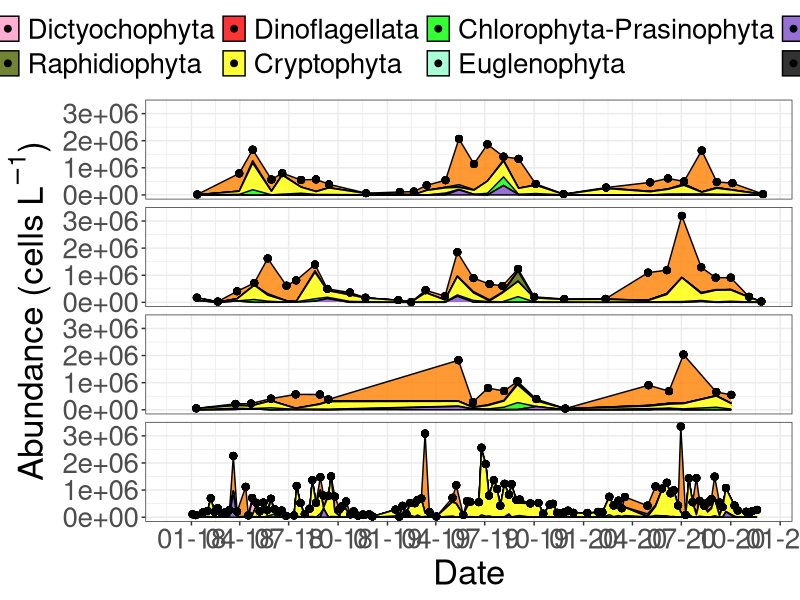
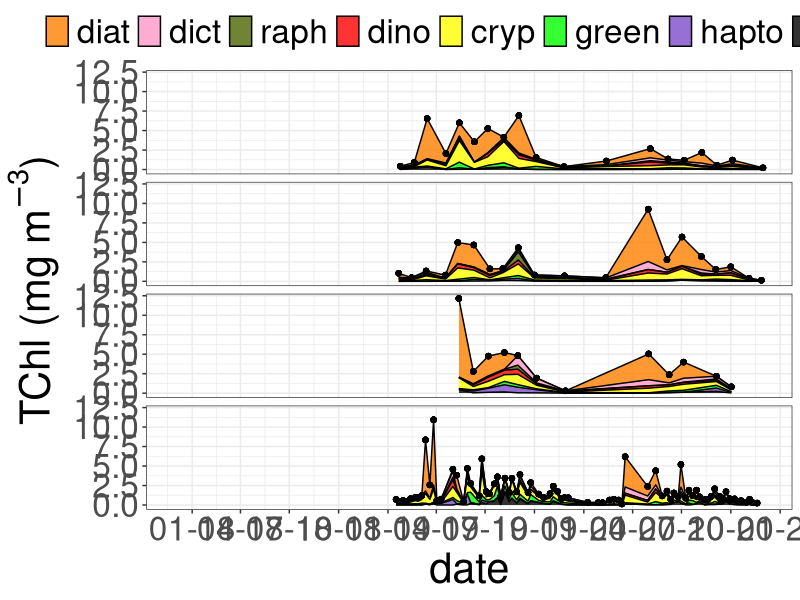
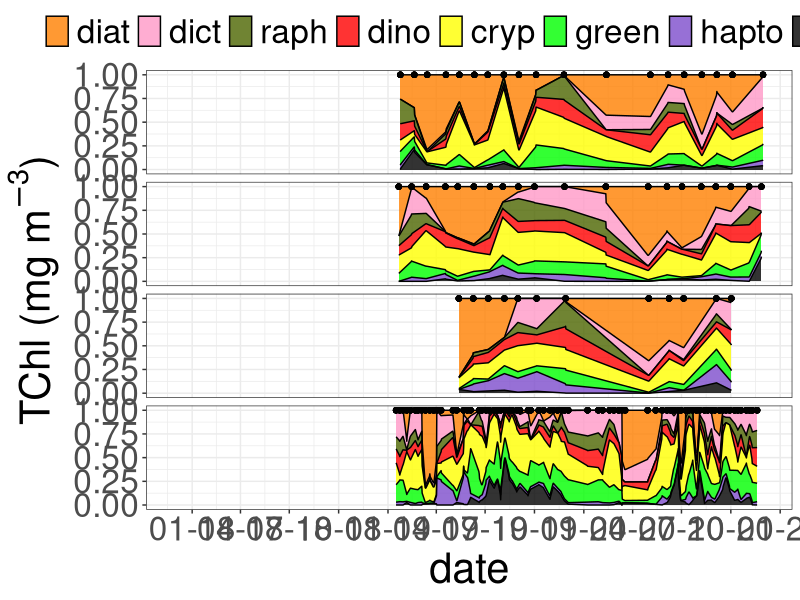
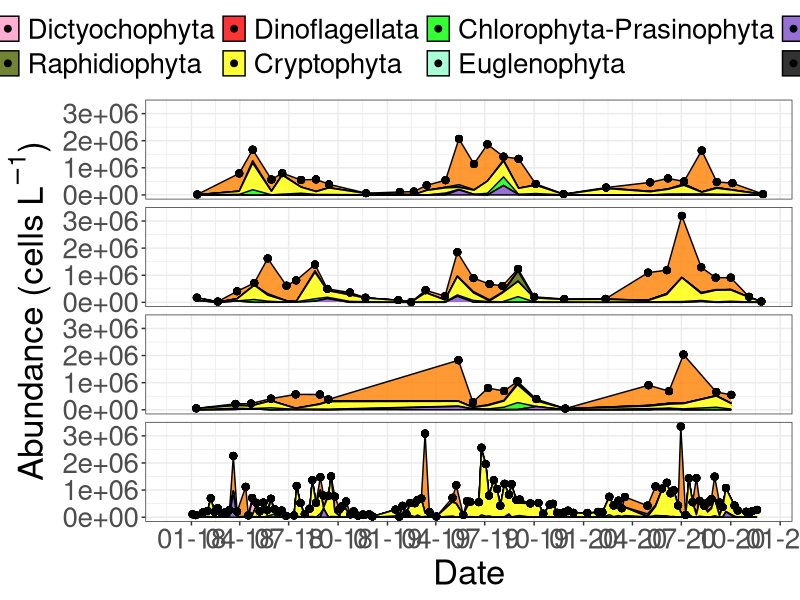
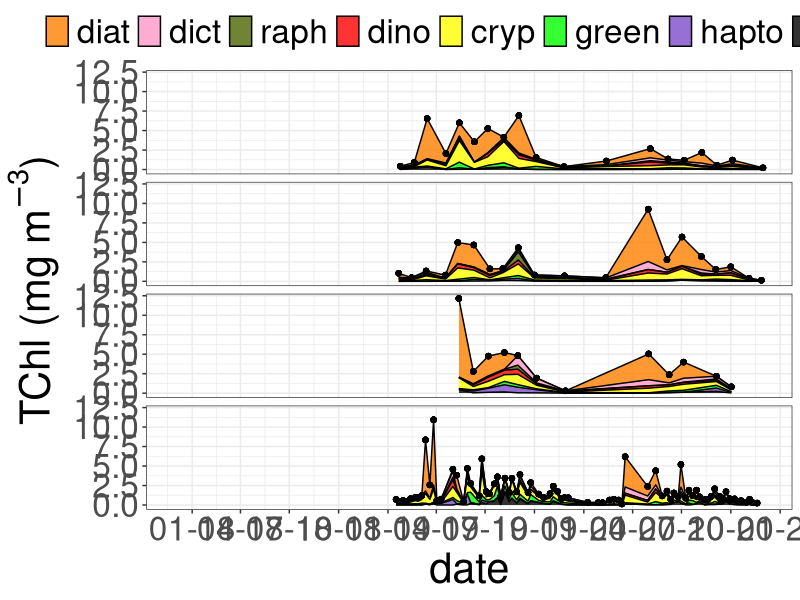
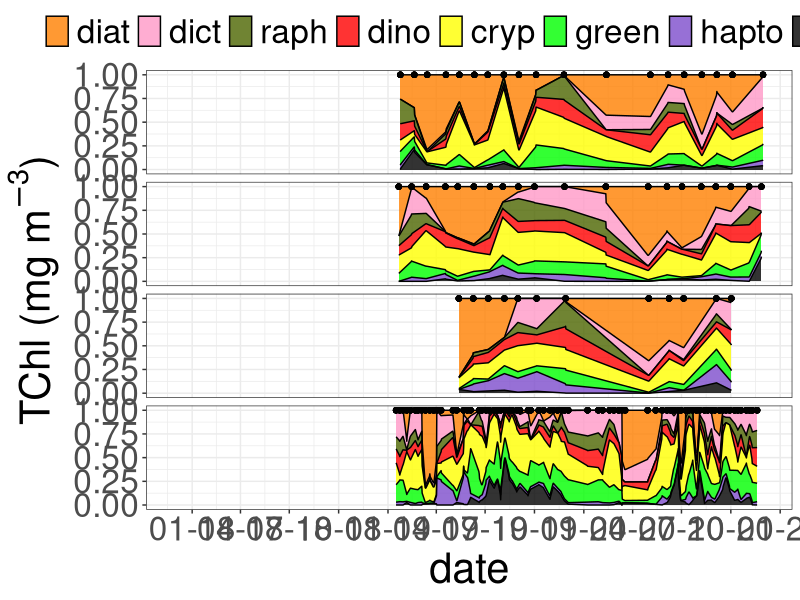

Write the R code that produced these figures, in order.
## ---- chunk 1
#Load packages
library(tidyverse)
library(patchwork)
library(here)
library(readr)
library(readxl)
## ---- chunk 2

#Upload fully formatted microscopy data

micro_1 <- read_csv(here("files", "calvert.csv"))

micro_2 <- read_csv(here("files", "qu39.csv"))

micro <- rbind(micro_1, micro_2)

micro$date <- as.Date(micro$date, "%Y-%m-%d")

## ---- chunk 3
#Upload chemtax data

#Upload data
#Uploading chemtax data
chem <- read_xlsx(here("files", "qu39_calvert_combined.xlsx")) 

#Formatting date
chem <- chem %>% 
  mutate(date = as.Date(Date))

#Renaming columns
chem <- select(chem, 
               date, site_id = Station, cyan = Cyanobacteria, hapto = Hapto,
               green = `Prasinophytes-3`, cryp = Cryptophytes, 
               dino = `Dinoflagellates-1`, dict = Dictyo, raph = Raphido,
               diat = `Diatoms-1`)
## ---- chunk 4
#Selecting autotrophic groups from class level specifications above. Too coarse for dinos.


#Can't figure out how to make this work with multiple stations. Trying each separately and binding
micro_sum_dfo2 <- micro %>%
  filter(trophicStatus == "auto" &
          site_id == "DFO2") %>% 
  complete(date, group) %>% # make each day have all species, even if not observed (for joining)
  group_by(date, group) %>% 
  summarise(sum = sum(count)) %>% #sum counts for each grouping/class
  ungroup() %>% 
  arrange(date, group) %>% 
  mutate(sum = replace_na(sum, 0),
         site_id = "DFO2") #replace NAs, created by complete, with 0s

micro_sum_kc10 <- micro %>%
  filter(trophicStatus == "auto" &
          site_id == "KC10") %>% 
  complete(date, group) %>% # make each day have all species, even if not observed (for joining)
  group_by(date, group) %>% 
  summarise(sum = sum(count)) %>% #sum counts for each grouping/class
  ungroup() %>% 
  arrange(date, group) %>% 
  mutate(sum = replace_na(sum, 0),
         site_id = "KC10") #replace NAs, created by complete, with 0s

micro_sum_qcs01 <- micro %>%
  filter(trophicStatus == "auto" &
          site_id == "QCS01") %>% 
  complete(date, group) %>% # make each day have all species, even if not observed (for joining)
  group_by(date, group) %>% 
  summarise(sum = sum(count)) %>% #sum counts for each grouping/class
  ungroup() %>% 
  arrange(date, group) %>% 
  mutate(sum = replace_na(sum, 0),
         site_id = "QCS01") #replace NAs, created by complete, with 0s

micro_sum_qu39 <- micro %>%
  filter(trophicStatus == "auto" &
          site_id == "QU39") %>% 
  complete(date, group) %>% # make each day have all species, even if not observed (for joining)
  group_by(date, group) %>% 
  summarise(sum = sum(count)) %>% #sum counts for each grouping/class
  ungroup() %>% 
  arrange(date, group) %>% 
  mutate(sum = replace_na(sum, 0),
         site_id = "QU39") #replace NAs, created by complete, with 0s


micro_sum <- rbind(micro_sum_dfo2, micro_sum_kc10, micro_sum_qcs01, micro_sum_qu39)
## ---- chunk 5
#Set order or groups for plotting

micro_sum$group <- factor(micro_sum$group,
                         levels = c("Bacillariophyta", #Y
                                    "Chrysophyta", #Y
                                    "Dictyochophyta", #Y
                                    "Raphidiophyta", #Y
                                    "Dinoflagellata", #Y
                                    "Cryptophyta",#Y
                                    "Chlorophyta-Prasinophyta", #Y 
                                    "Euglenophyta", #Y
                                    "Prymnesiophyta-Haptophyta", #Y 
                                    "Cyanobacteria", #Y
                                    "Unknown_Chlorophyta?", #Y
                                    "Unknown_Dinophyceae?", #Y
                                    "Unknown_flagellate" #Y
                                    ))
## ---- chunk 6
#Setting colour pallete for microscopy data - roughly comparable to chemtax data
color_palette_micro <- c("#ff8000", #Diatoms 
                   "#2642D5", #Chrysophytes
                   "#ff99c7", #Dicto (same color as chryso as same pig. group)
                   "#4d6600", #Raph
                   "#ff0000", #Dino
                   "#ffff00", #Crypto
                   "#00ff00", #Chloro (chloro and eugleno same colour, same pig. group)
                   "#93FFCA", #Eugleno
                   "#7d4dcc", #Hapto
                   "#000000"  #Cyano
                   )

#Set month labels for plot
month_labels_5 <- rep(c('J','F','M','A','M','J','J','A','S','O','N','D'), 5)

month_labels <- c('J','F','M','A','M','J','J','A','S','O','N','D')
## ---- chunk 7

startTime <- as.Date("2017-12-01")
endTime <- as.Date("2020-11-30")
startEnd <- c(startTime, endTime)

micro_sum %>% 
  filter(date > "2018-01-01" & date < "2020-12-31" &
         !group == "Unknown_Chlorophyta?" &
         !group == "Unknown_Dinophyceae?" &
         !group == "Unknown_flagellate") %>%
  group_by(date, site_id) %>% 
  mutate(sum_all = sum(sum, na.rm = TRUE)) %>% 
  ggplot(aes(x = date, y = sum, group = group, fill = group)) +
  geom_area(position = "stack", alpha = 0.8, size = 0.5, colour = "black") +
  geom_point(aes(x = date, y = sum_all), size = 2) +
  scale_fill_manual(values = color_palette_micro) +
  scale_x_date(limits = startEnd,
               breaks = scales::date_breaks("3 month"),
               labels = scales::date_format("%m-%y")) +
  facet_wrap(~ site_id, ncol = 1) +
  theme_bw() +
  theme(legend.position = "top",
        legend.direction = "horizontal",
        legend.title = element_blank(),
        text = element_text(size = 11),
        strip.background = element_blank(),
        strip.text = element_blank()) + 
  labs(x = "Date",
           y = bquote("Abundance (cells" ~ L^-1*")")) +
  theme(text = element_text(size = 25)) 

ggsave(here("figures", "calvert_qu39_micro_ts.png"),
       width = 17, height = 15, dpi = 300)

## ---- chunk 8
#Making Tidy
#Chemtax
chem_tidy <- chem %>% 
  pivot_longer(c(cyan, hapto, green, cryp, dino, dict, raph, diat),
                 names_to = "phyto_group", values_to = "TChla") %>% 
  group_by(date, site_id, phyto_group) %>% 
  summarize(TChla_mean = mean(TChla)) %>% 
  ungroup() %>% 
  group_by(date, site_id) %>% 
  mutate(TChla_sum = sum(TChla_mean)) %>% 
  ungroup()

## ---- chunk 9

#Order phytoplankton groups roughly from smallest to largest - create order list
order_chem <- c("cyan", "hapto", "green", "cryp",
                   "dino", "raph", "dict", "diat")

#Chemtax - Specify order of phyto groups for figures
chem_tidy <- arrange(mutate(chem_tidy,
                                phyto_group = factor(phyto_group,
                                levels = order_chem)))

chem_tidy <- chem_tidy %>% 
  arrange(date, phyto_group)

## ---- chunk 10

#Set Color palette for plotting. Currently based on QU39 manuscript. Brewer has some good ones for R style.
palette_chem <- c("#ff8000", #1 - Diatoms (orange)
                  "#ff99c7", #2 - Dictyochophytes (pink)
                  "#4d6600", #3 - Raphidophytes (dark green)
                  "#ff0000", #4 - Dinoflagellates (Red)
                  "#ffff00", #5 - Cryptophytes (yellow)
                  "#00ff00", #6 - Chlorophyta (light green)
                  "#7d4dcc", #7 - Haptophytes (purple)
                  "#000000") #8 - Cyanobacteria (black)

#Set month labels for plot
month_labels <- c('J','F','M','A','M','J','J','A','S','O','N','D')
## ---- chunk 11
#Plot chemtax data by station - biomass
chem_tidy %>%
  ggplot() +
  geom_area(aes(date, TChla_mean, fill = fct_rev(phyto_group)),
    alpha = 0.8, size = 0.5, colour = "black") +
  geom_point(aes(date, TChla_sum)) +
  facet_wrap(~ site_id, nrow = 4) +
  scale_fill_manual(values = palette_chem) +
  theme_bw() +
  labs(y = bquote("TChl (mg" ~ m^-3*")"),
       fill = "Group") +
  scale_x_date(limits = startEnd,
               breaks = scales::date_breaks("3 month"),
               labels = scales::date_format("%m-%y")) +
  theme(legend.position = "top",
        legend.direction = "horizontal",
        legend.title = element_blank(),
        text = element_text(size = 30)) +
  theme(strip.background = element_blank(),
        strip.text.x = element_blank(),
        text = element_text(size = 30)) +
        # plot.margin = margin(0, 50, 0, 0)) +
  guides(fill = guide_legend(nrow = 1))
  
ggsave(here("figures", "calvert_qu39_chem_ts.png"),
       width=16, height=14, dpi=300)
## ---- chunk 12
#Plot chemtax data by station - relative
chem_tidy %>%
  ggplot() +
  geom_area(aes(date, TChla_mean, fill = fct_rev(phyto_group)),
    position = "fill", alpha = 0.8, size = 0.5, colour = "black") +
  geom_point(aes(date, 1)) +
  facet_wrap(~ site_id, nrow = 4) +
  scale_fill_manual(values = palette_chem) +
  theme_bw() +
  labs(y = bquote("TChl (mg" ~ m^-3*")"),
       fill = "Group") +
  scale_x_date(limits = startEnd,
               breaks = scales::date_breaks("3 month"),
               labels = scales::date_format("%m-%y")) +
  theme(legend.position = "top",
        legend.direction = "horizontal",
        legend.title = element_blank(),
        text = element_text(size = 30)) +
  theme(strip.background = element_blank(),
        strip.text.x = element_blank(),
        text = element_text(size = 30)) +
        # plot.margin = margin(0, 50, 0, 0)) +
  guides(fill = guide_legend(nrow = 1))
  
ggsave(here("figures", "calvert_qu39_chem_relative_ts.png"),
       width=16, height=14, dpi=300)
